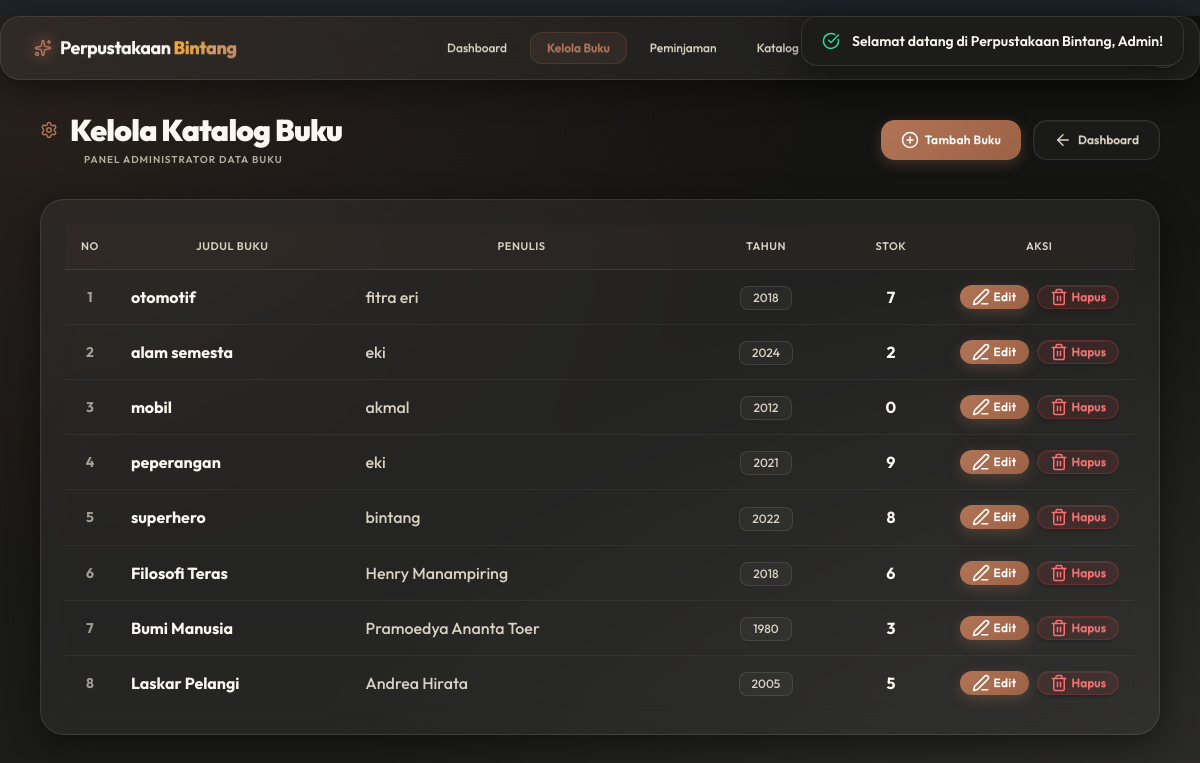
Screenshot of /kelola_buku.php (signed in) with the database file from the repository.
### tables this page shows
CREATE TABLE `buku` (
  `id` int(11) NOT NULL,
  `judul` varchar(200) NOT NULL,
  `penulis` varchar(100) NOT NULL,
  `penerbit` varchar(100) DEFAULT NULL,
  `tahun` int(11) DEFAULT NULL,
  `status` varchar(20) DEFAULT 'tersedia',
  `stok` int(11) DEFAULT 1,
  `created_at` timestamp NOT NULL DEFAULT current_timestamp()
);

### kelola_buku.php (the view, shortened to what this page needs)
<?php
include 'koneksi.php';
$buku = mysqli_query($koneksi, "SELECT * FROM buku ORDER BY id DESC");
?>
<!DOCTYPE html>
<html lang="id" data-theme="night">
<head>
    <link href="https://cdn.jsdelivr.net/npm/daisyui@5" rel="stylesheet" type="text/css" />
    <script src="https://cdn.jsdelivr.net/npm/@tailwindcss/browser@4"></script>
    <link rel="stylesheet" href="style.css">
</head>
<body class="min-h-screen pb-12">
    <?php if(isset($_SESSION['notif'])):
        $icon = $_SESSION['notif']['tipe'] === 'success' ? 'check-circle' : 'alert-triangle';
        $iconColor = $_SESSION['notif']['tipe'] === 'success' ? 'icon-success' : 'icon-error';
    ?>
    <div class="toast toast-top toast-end z-50 transition-all duration-300">
        <div class="alert toast-glass shadow-2xl flex items-center gap-3 py-3.5 px-5">
            <i data-lucide="<?= $icon ?>" class="<?= $iconColor ?>"></i>
            <span class="font-semibold text-sm text-primary-theme"><?= htmlspecialchars($_SESSION['notif']['pesan']) ?></span>
        </div>
    </div>
    <?php unset($_SESSION['notif']); endif; ?>
    <?php include 'navbar.php'; ?>
    <main class="container mx-auto px-4 mt-8 max-w-6xl">
        <div class="flex flex-col sm:flex-row justify-between items-center gap-4 mb-8">
            <div class="text-center sm:text-left">
                <h2 class="text-3xl font-black tracking-tight flex items-center justify-center sm:justify-start gap-3 text-primary-theme">
                    <i data-lucide="settings" class="icon-indigo w-8 h-8"></i>
                    <span>Kelola Katalog Buku</span>
                </h2>
                <p class="text-[10px] text-secondary-theme opacity-80 mt-1 uppercase tracking-widest font-semibold ml-11">Panel Administrator Data Buku</p>
            </div>
            <div class="flex flex-wrap justify-center gap-3">
                <a href="tambah_buku.php" class="btn btn-premium rounded-2xl text-xs px-5 py-2 text-white gap-1.5 flex items-center justify-center">
                    <i data-lucide="plus-circle" class="w-4 h-4"></i> Tambah Buku
                </a>
                <a href="dashboard.php" class="btn btn-premium-ghost rounded-2xl text-secondary-theme text-xs px-5 py-2 gap-1.5 flex items-center justify-center">
                    <i data-lucide="arrow-left" class="w-4 h-4"></i> Dashboard
                </a>
            </div>
        </div>
        <div class="glass-card p-6 shadow-xl">
            <div class="overflow-x-auto w-full">
                <table class="custom-table w-full">
                    <thead>
                        <tr>
                            <th class="w-12 text-center">No</th>
                            <th>Judul Buku</th>
                            <th>Penulis</th>
                            <th class="text-center">Tahun</th>
                            <th class="text-center">Stok</th>
                            <th class="text-center w-40">Aksi</th>
                        </tr>
                    </thead>
                    <tbody>
                        <?php if(mysqli_num_rows($buku) > 0): ?>
                            <?php $no = 1; while($b = mysqli_fetch_assoc($buku)): ?>
                            <tr>
                                <td class="text-center text-secondary-theme opacity-70 font-bold text-sm"><?= $no++ ?></td>
                                <td class="py-4 font-bold text-primary-theme"><?= htmlspecialchars($b['judul']) ?></td>
                                <td class="text-secondary-theme font-medium"><?= htmlspecialchars($b['penulis']) ?></td>
                                <td class="text-center"><span class="badge badge-premium-ghost py-2 px-3 text-xs"><?= $b['tahun'] ?></span></td>
                                <td class="text-center font-bold text-primary-theme"><?= $b['stok'] ?></td>
                                <td class="text-center">
                                    <div class="flex justify-center gap-2">
                                        <a href="edit_buku.php?id=<?= $b['id'] ?>" class="btn btn-premium btn-xs rounded-xl px-3 py-1 text-xs text-white gap-1 flex items-center justify-center">
                                            <i data-lucide="edit-3" class="w-3 h-3"></i> Edit
                                        </a>
                                        <button onclick="bukaModal(<?= $b['id'] ?>, '<?= htmlspecialchars($b['judul'], ENT_QUOTES) ?>')" class="btn btn-premium-danger btn-xs rounded-xl px-3 py-1 text-xs gap-1 flex items-center justify-center">
                                            <i data-lucide="trash-2" class="w-3 h-3"></i> Hapus
                                        </button>
                                    </div>
                                </td>
                            </tr>
                            <?php endwhile; ?>
                        <?php endif; ?>
                    </tbody>
                </table>
            </div>
        </div>
    </main>
</body>
</html>

### style.css (style rules this page uses)
:root, [data-theme="dark"] { --bg-dark: #121211; --bg-dark-glow: #1c1c1a; --bg-body-radial-1: rgba(177, 116, 87, 0.15); --bg-body-radial-2: rgba(74, 73, 71, 0.35); --accent-gold: #B17457; --accent-gold-glow: #c78668; --accent-indigo: #B17457; --accent-indigo-hover: #9c6246; --accent-primary: #B17457; --accent-secondary: #D8D2C2; --text-primary: #F9F7F0; --text-secondary: #D8D2C2; --text-muted: #8E8D8A; --glass-bg: rgba(74, 73, 71, 0.25); --glass-border: rgba(216, 210, 194, 0.12); --glass-border-focus: rgba(177, 116, 87, 0.4); --glass-shadow: 0 8px 32px 0 rgba(0, 0, 0, 0.45); --status-success-bg: rgba(16, 185, 129, 0.08); --status-success-text: #34d399; --status-success-border: rgba(16, 185, 129, 0.15); --status-error-bg: rgba(239, 68, 68, 0.08); --status-error-text: #f87171; --status-error-border: rgba(239, 68, 68, 0.15); --accent-danger: #f87171; --accent-danger-bg: rgba(239, 68, 68, 0.1); --accent-danger-border: rgba(239, 68, 68, 0.2); --status-info-bg: rgba(59, 130, 246, 0.08); --status-info-text: #60a5fa; --status-info-border: rgba(59, 130, 246, 0.15); }
body { font-family: 'Outfit', sans-serif !important; background-color: var(--bg-dark) !important; background-image: radial-gradient(at 0% 0%, var(--bg-body-radial-1) 0, transparent 50%), radial-gradient(at 100% 100%, var(--bg-body-radial-2) 0, transparent 50%), linear-gradient(180deg, var(--bg-dark) 0%, var(--bg-dark-glow) 100%) !important; background-attachment: fixed !important; background-size: cover !important; color: var(--text-primary) !important; min-height: 100vh; transition: background-color 0.3s ease, color 0.3s ease, background-image 0.3s ease !important; }
.glass-card { background: var(--glass-bg) !important; backdrop-filter: blur(16px) !important; -webkit-backdrop-filter: blur(16px) !important; border: 1px solid var(--glass-border) !important; box-shadow: var(--glass-shadow) !important; border-radius: 24px !important; transition: all 0.3s cubic-bezier(0.4, 0, 0.2, 1) !important; }
.btn-premium { background: linear-gradient(135deg, var(--accent-primary) 0%, #9c6246) !important; color: #ffffff !important; border: none !important; border-radius: 14px !important; font-weight: 600 !important; letter-spacing: 0.025em !important; transition: all 0.25s cubic-bezier(0.4, 0, 0.2, 1) !important; box-shadow: 0 4px 14px rgba(177, 116, 87, 0.3) !important; }
.btn-premium-ghost { background: rgba(142, 141, 138, 0.06) !important; border: 1px solid var(--glass-border) !important; color: var(--text-primary) !important; border-radius: 14px !important; transition: all 0.2s ease !important; }
.btn-premium-danger { background: rgba(239, 68, 68, 0.1) !important; border: 1px solid rgba(239, 68, 68, 0.2) !important; color: #f87171 !important; border-radius: 14px !important; transition: all 0.2s ease !important; }
.custom-table { width: 100%; border-collapse: collapse; }
.custom-table th { background: rgba(177, 116, 87, 0.04) !important; color: var(--text-secondary) !important; font-weight: 600 !important; text-transform: uppercase; font-size: 11px; letter-spacing: 0.05em; padding: 14px 16px !important; border-bottom: 1px solid var(--glass-border) !important; }
.custom-table td { padding: 14px 16px !important; border-bottom: 1px solid rgba(216, 210, 194, 0.06) !important; color: var(--text-primary); }
.custom-table tr:last-child td { border-bottom: none !important; }
.toast-glass { background: var(--bg-dark-glow) !important; backdrop-filter: blur(12px) !important; border: 1px solid var(--glass-border) !important; box-shadow: var(--glass-shadow) !important; border-radius: 16px !important; }
.lucide { display: inline-block; stroke-width: 2px; width: 18px; height: 18px; color: currentColor; vertical-align: middle; }
.icon-indigo { color: var(--accent-primary) !important; }
.icon-success { color: var(--status-success-text) !important; }
.text-primary-theme { color: var(--text-primary) !important; }
.text-secondary-theme { color: var(--text-secondary) !important; }
.badge-premium-ghost { background: rgba(142, 141, 138, 0.08) !important; border: 1px solid var(--glass-border) !important; color: var(--text-secondary) !important; font-weight: 500; }

### rows the page displays
buku: judul "otomotif", penulis "fitra eri", tahun "2018", stok "7"
buku: judul "alam semesta", penulis "eki", tahun "2024", stok "2"
buku: judul "mobil", penulis "akmal", tahun "2012", stok "0"
buku: judul "peperangan", penulis "eki", tahun "2021", stok "9"
buku: judul "superhero", penulis "bintang", tahun "2022", stok "8"
buku: judul "Filosofi Teras", penulis "Henry Manampiring", tahun "2018", stok "6"
buku: judul "Bumi Manusia", penulis "Pramoedya Ananta Toer", tahun "1980", stok "3"
buku: judul "Laskar Pelangi", penulis "Andrea Hirata", tahun "2005", stok "5"

### other values shown
$_SESSION['notif']['pesan'] "Selamat datang di Perpustakaan Bintang, Admin!"
